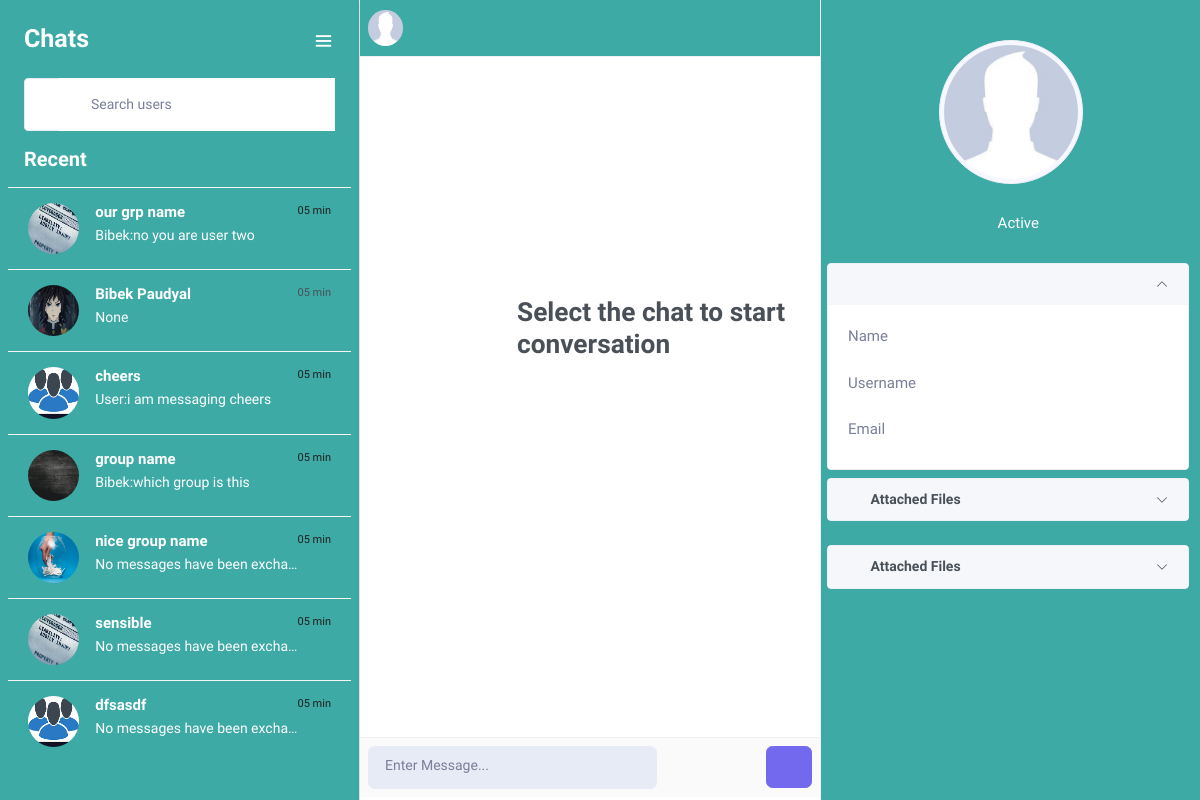
Before: /chat/ (signed in) with the older database file.
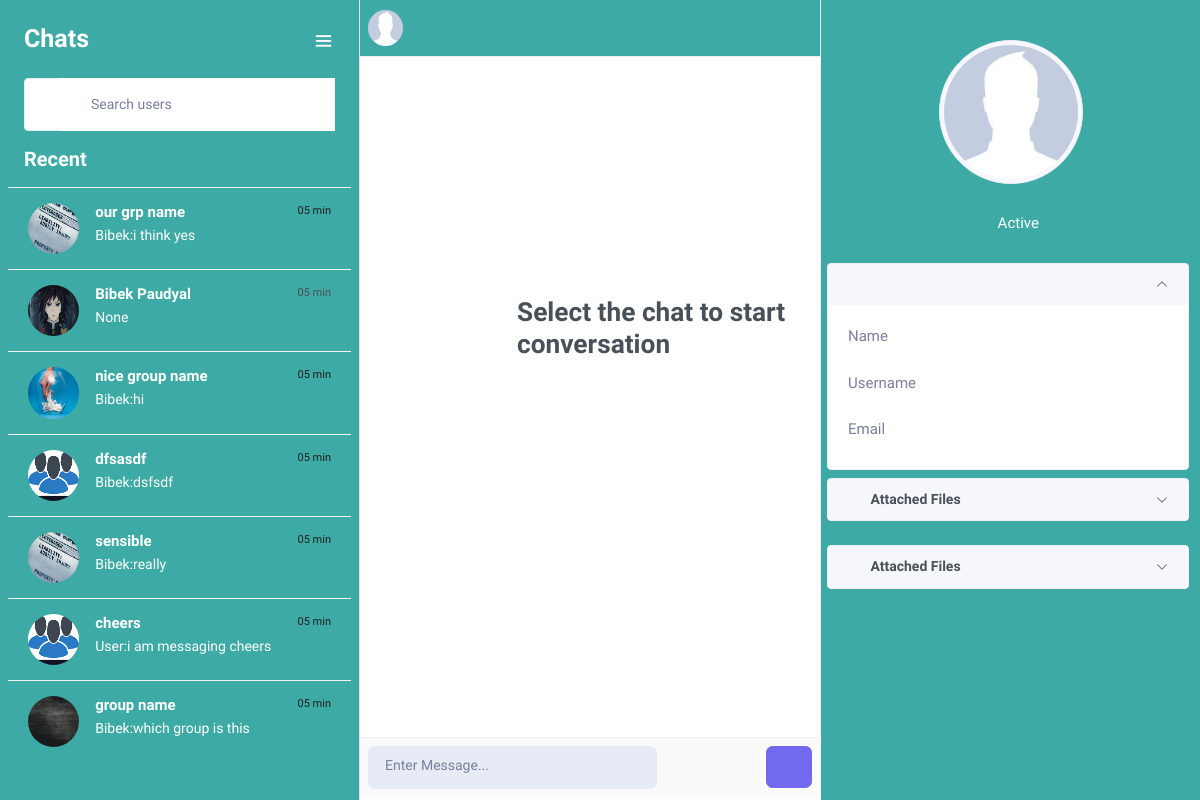
After: the same page with the newer database file.
### core/models.py (models this page shows, shortened)
class GroupChatThread(Group):
    group_name = models.CharField(max_length=100,null=True)
    admin = models.ForeignKey(settings.AUTH_USER_MODEL,null=True, on_delete=models.SET_NULL, related_name ='grpadmin')
    image = models.ImageField(default='group_photos/nouser.jpg',upload_to='group_photos')
    group_description = models.TextField(blank=True, help_text="description of the group")
    created_at = models.DateTimeField(auto_now_add=True,auto_now=False)
    updated_at = models.DateTimeField(auto_now=True)
    @property
    def latest_msg(self):
        try:
            msg = self.gc_message.all().last().content
            msg_sender = self.gc_message.all().last().sender.first_name
            return msg_sender+":"+msg
        except:
            msg = "No messages have been exchanged yet."
            return msg

class GroupChatMessage(models.Model):
    gc_thread = models.ForeignKey(GroupChatThread,on_delete=models.CASCADE,related_name='gc_message')
    sender = models.ForeignKey(settings.AUTH_USER_MODEL,on_delete=models.CASCADE,related_name='grp_sender')
    timestamp = models.DateTimeField(auto_now_add=True)
    message_type = models.CharField(max_length=50, blank=True, null= True, default='text')
    content = models.TextField(unique=False,blank=False)
    objects = GroupChatMessageManager()

class PrivateChatThread(models.Model):
    first_user = models.ForeignKey(settings.AUTH_USER_MODEL, on_delete=models.CASCADE, null=True, blank=True, related_name='thread_first_person')
    second_user = models.ForeignKey(settings.AUTH_USER_MODEL, on_delete=models.CASCADE, null=True,blank=True,related_name='other_user')
    connected_users = models.ManyToManyField(settings.AUTH_USER_MODEL,blank = True, related_name="private_connected_users")
    is_active = models.BooleanField(default=False)
    timestamp = models.DateTimeField(auto_now_add=True)
    updated_at = models.DateTimeField(auto_now = True)
    objects = PrivateChatManager()
    class Meta:
        unique_together = ['first_user','second_user']
    def last_msg(self):
        return self.private_message.all().last()

class PrivateChatMessage(models.Model):
    chat_thread = models.ForeignKey(PrivateChatThread, null=True,blank=True, on_delete=models.CASCADE,related_name="private_message")
    sender= models.ForeignKey(settings.AUTH_USER_MODEL, on_delete=models.CASCADE,related_name='msg_sender')
    message_content = models.TextField(unique=False,blank=False,null=True)
    message_type = models.CharField(max_length=50,null=True,blank=True)
    timestamp = models.DateTimeField(auto_now_add=True)
    objects = PrivateChatMessageManager()

### accounts/models.py (models this page shows, shortened)
class CustomUser(AbstractUser):
    email                   = models.EmailField(_('email address'), unique=True)
    username                = models.CharField(max_length=30, unique=True)
    date_joined				= models.DateTimeField(verbose_name='date joined', auto_now_add=True)
    last_login				= models.DateTimeField(verbose_name='last login', auto_now=True)
    is_admin				= models.BooleanField(default=False)
    is_active				= models.BooleanField(default=True)
    is_staff				= models.BooleanField(default=False)
    is_superuser			= models.BooleanField(default=False)
    profile_image			= models.ImageField(max_length=255, upload_to='user_photos', null=True, blank=True, default=DEFAULT)
    hide_email				= models.BooleanField(default=True)
    status                  = models.IntegerField(default=0)
    USERNAME_FIELD = 'email'
    REQUIRED_FIELDS = ['username','first_name','last_name']
    objects = CustomUserManager()
    def __str__(self):
        return self.username

### core/views.py (the view)
# urls.py: path('',views.chat_thread_view,name = 'conversation'),
@login_required
def chat_thread_view(request,*args,**kwargs):
    current_user = request.user
    group = None
    logged_user = CustomUser.objects.values(
        'id',
        'first_name',
        'last_name',
        'username',
        'profile_image',
    ).get(id = current_user.id)
    thread_id = request.GET.get('t_id')
    group_t_id = request.GET.get('gt_id')
    context = {}
    if group_t_id:
        try:
            group_thread = get_group_thread_or_error(group_t_id,current_user)
            context['gt_id'] = group_thread.id
        except ClientError as e:
            context['invalid_gt_id'] = e.message
    context['current_user'] = logged_user
    if thread_id:
        context['t_id'] = thread_id
    threads1 = PrivateChatThread.objects.filter(first_user = current_user, is_active = True)
    threads2 = PrivateChatThread.objects.filter(second_user = current_user, is_active = True)
    group_ids = current_user.groups.values_list('id')
    group_threads = GroupChatThread.objects.filter(id__in = group_ids)
    threads = sorted(chain(threads1, threads2,group_threads),key = attrgetter('updated_at'),reverse = True)
    thread_users_id = []
    for thread in threads:
        if hasattr(thread,'first_user') or hasattr(thread,'second_user'):
            if thread.first_user == current_user:
                friend = thread.second_user
            else:
                friend = thread.first_user
            thread_users_id.append(friend.id)
            friend_list = FriendList.objects.get(user = current_user)
            if not friend_list.is_mutual_friend(friend):
                private_chat = PrivateChatThread.objects.create_room_if_none(current_user,friend)
                private_chat.is_active = False
                private_chat.save()
        else:
            group = thread
    keys = []
    for id in thread_users_id:
        target_user = CustomUser.objects.get(pk = id)
        sh_key = generate_shared_keys(current_user,target_user)
        sh_key = json.loads(sh_key)
        keys.append(sh_key['final_shared_key'])
    context['keys'] = keys
    context['chat_threads'] = threads
    context['thread_id'] = thread_id
    return render(request,"core/index.html",context)

### core/DoubleDiffie.py (called while the page is built)
    @staticmethod
    def generate_second_public_key_static(second_private_key_str,first_shared_key) -> str:
        second_generator = 3
        second_private_key = int(second_private_key_str,base = 16)
        second_public_key = pow(second_generator,second_private_key, first_shared_key)
        return hex(second_public_key)[2:]

    @staticmethod
    def is_valid_public_key_static(
        local_private_key_str: str, remote_public_key_str: str, prime: int
    ) -> bool:
        l = local_private_key_str
        p = remote_public_key_str
        if 2 <= remote_public_key_str and remote_public_key_str <= prime - 2:
            if pow(remote_public_key_str, (prime - 1) // 2, prime) == 1:
                return True
        return False

### friends/models.py (called while the page is built)
    def is_mutual_friend(self, friend):
        if friend in self.friends.all():
            return True
        else:
            return False

### core/templates/core/index.html (shortened to what the changed rows need)
<!doctype html>
{% load static %}
<html lang="en">
<head>
        <link rel="stylesheet" href="{% static 'css/searchuser.css' %}">
        <link href="{% static 'assets/libs/magnific-popup/magnific-popup.css' %}" rel="stylesheet" type="text/css" />
        <link href='https://unpkg.com/boxicons@2.0.7/css/boxicons.min.css' rel='stylesheet'>
        <link rel="stylesheet" href="{% static 'assets/libs/owl.carousel/assets/owl.carousel.min.css' %} ">
        <link rel="stylesheet" href="{% static 'assets/libs/owl.carousel/assets/owl.theme.default.min.css' %}">
        <link href="{% static 'assets/css/bootstrap.min.css' %}" id="bootstrap-style" rel="stylesheet" type="text/css" />
        <link href="{% static 'assets/css/icons.min.css' %}" rel="stylesheet" type="text/css" />
        <link href="{% static 'assets/css/app.min.css' %}" id="app-style" rel="stylesheet" type="text/css" />
        <link rel="stylesheet" href="{% static 'package/css/lightgallery-bundle.css' %}" />
        <link rel="stylesheet" href="https://cdnjs.cloudflare.com/ajax/libs/highlight.js/10.2.0/styles/default.min.css" />
    </head>
    <body>
        <div style="background-color: var(--themecolor);" class="layout-wrapper d-lg-flex">
            <div class="chat-leftsidebar">
                <div class="tab-content">
                    <div class="tab-pane fade show active" id="pills-chat" role="tabpanel" aria-labelledby="pills-chat-tab">
                        <div>
                            <div id="contact-list" class="px-2">
                                <div class="chat-message-list" data-simplebar>
                                    <ul class="list-unstyled chat-list chat-user-list" id="contact_list_ul">
                                        {% if chat_threads %}
                                        {% for thread in chat_threads %}
                                        {% if thread.first_user or thread.second_user  %}
                                            {% if thread.first_user == request.user %}
                                            <li class="myclass">
                                                <a onclick="onSelectFriend('{{thread.second_user.id}}',this);" data-threadType="private-thread" data-userId="{{thread.second_user.id}}" id="id_friend_list_{{thread.second_user.id}}">
                                                    <div class="d-flex">
                                                        <div class="chat-user-img online align-self-center me-3 ms-0">
                                                            <img id="id_friend_img_{{thread.second_user.id}}" src="{{thread.second_user.profile_image.url}}" class="rounded-circle avatar-sm" alt="">
                                                        </div>
                                                        <div class="flex-1 overflow-hidden">
                                                            <h5 class="text-truncate text-white font-size-15 mb-1">{{thread.second_user.first_name}} {{thread.second_user.last_name}}</h5>
                                                            <p class="chat-user-message pvt-chat-message-list text-white text-truncate mb-0" msgid="{{thread.last_msg.id}}">{{thread.last_msg.message_content}}</p>
                                                        </div>
                                                        <div class="font-size-11">05 min</div>
                                                    </div>
                                                </a>
                                            </li>
                                            {% else %}
                                            <li class="myclass">
                                                <a onclick="onSelectFriend('{{thread.first_user.id}}',this);" data-threadType="private-thread" data-userId="{{thread.first_user.id}}" id="id_friend_list_{{thread.first_user.id}}">
                                                    <div class="d-flex">
                                                        <div class="chat-user-img online align-self-center me-3 ms-0">
                                                            <img id="id_friend_img_{{thread.first_user.id}}" src="{{thread.first_user.profile_image.url}}" class="rounded-circle avatar-sm" alt="">
                                                        </div>
                                                        <div class="flex-1 overflow-hidden">
                                                            <h5 class="text-truncate text-white font-size-15 mb-1">{{thread.first_user.first_name}} {{thread.first_user.last_name}}</h5>
                                                            <p class="chat-user-message pvt-chat-message-list text-white text-truncate mb-0" msgid="{{thread.last_msg.id}}">{{thread.last_msg.message_content}}</p>
                                                        </div>
                                                        <div class="font-size-11">05 min</div>
                                                    </div>
                                                </a>
                                            </li>
                                            {% endif %}
                                        {% else %}
                                        <li class="myclass">
                                            <a onclick="onSelectGroup('{{thread.id}}',this);" data-threadType="group-thread" class="myclass" data-userId="{{thread.id}}" id="id_friend_list_{{thread.id}}">
                                                <div class="d-flex">
                                                    <div class="chat-user-img online align-self-center me-3 ms-0">
                                                        <img id="id_friend_img_{{thread.id}}" src="{{thread.image.url}}" class="rounded-circle avatar-sm" alt="">
                                                    </div>
                                                    <div class="flex-1 overflow-hidden">
                                                        <h5 class="text-truncate text-white font-size-15 mb-1">{{thread.group_name}}</h5>
                                                        <p class="chat-user-message text-white text-truncate mb-0">{{thread.latest_msg}}</p>
                                                    </div>
                                                    <div class="font-size-11">05 min</div>
                                                </div>
                                            </a>
                                        </li>
                                        {% endif %}
                                        {% endfor %}
                                        {% endif %}
                                    </ul>
                                </div>
                            </div>
                        </div>
                    </div>
                </div>
            </div>
    </body>
</html>

Changed rows visible on the page:
changed GroupChatThread "our grp name": latest_msg "Bibek:no you are user two" → "Bibek:i think yes"
changed GroupChatThread "nice group name": latest_msg "No messages have been exch…" → "Bibek:hi"; moves up the list
changed GroupChatThread "dfsasdf": latest_msg "No messages have been exch…" → "Bibek:dsfsdf"; moves up the list
changed GroupChatThread "sensible": latest_msg "No messages have been exch…" → "Bibek:really"; moves up the list
